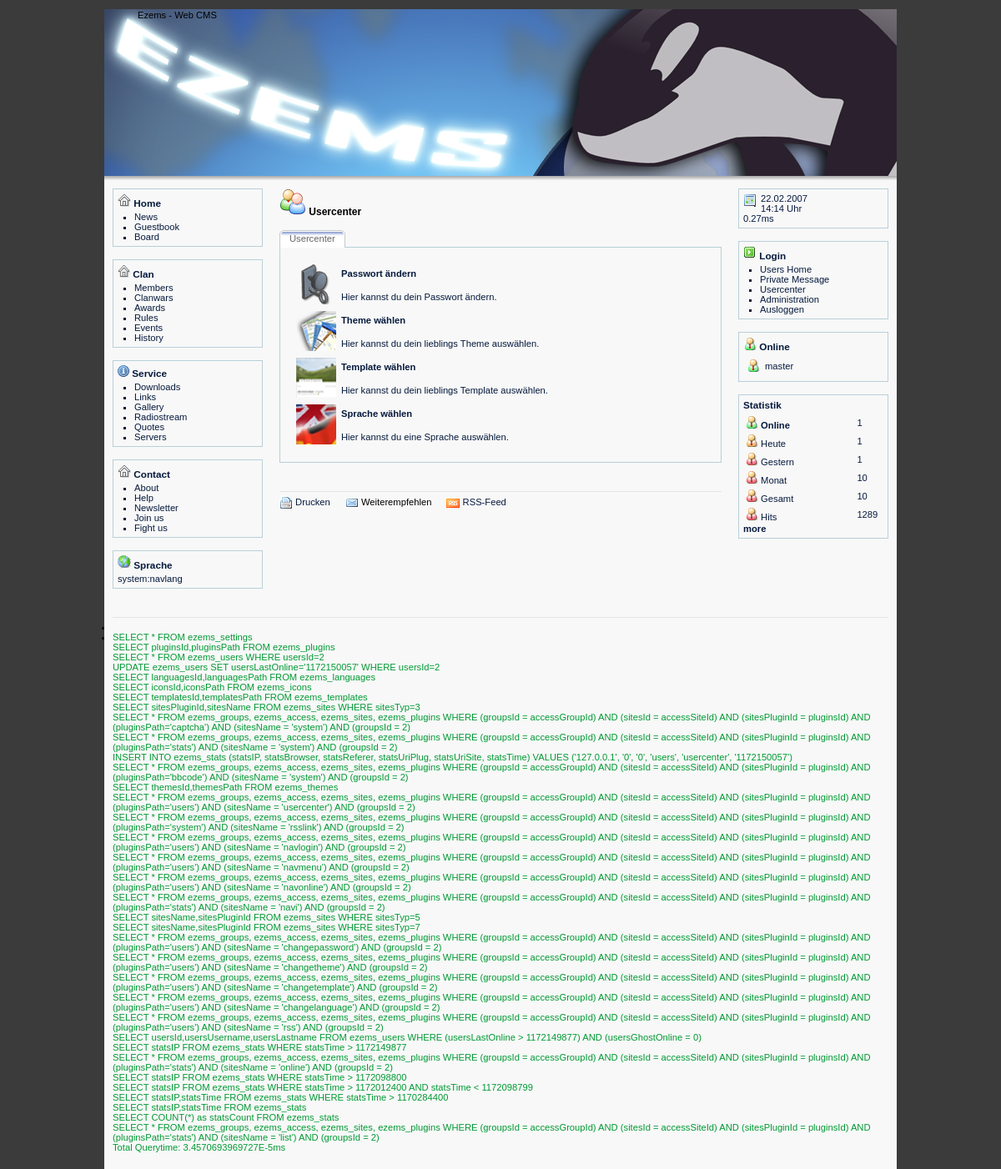
/index.php?view=users&site=usercenter (signed in), run on the app's committed database.
### tables this page shows
CREATE TABLE ezems_sites (
    sitesId int(7) NOT NULL auto_increment,
    sitesPluginId int(7),
    sitesName varchar(20),
    sitesTyp int(1),
  PRIMARY KEY (sitesId)
);

CREATE TABLE ezems_users (
    usersId int(7) NOT NULL auto_increment,
    usersUsername varchar(80),
    usersPassword varchar(80),
    usersThemeId int(7),
    usersTemplateId int(7),
    usersIconId int(7),
    usersLanguageId int(7),
    usersGroupId int(7),
    usersLastOnline int(11),
    usersGhostOnline int(1),
    usersFirstname varchar(80),
    usersLastname varchar(80),
    usersEmail varchar(80),
    usersTime int(11),
  PRIMARY KEY (usersId)
);

### system/subs/templates.php (called while the page is built, shortened)
<?php
 $ecFile = 'system/subs/templates.php';
$ecTemplatesData = dbSelect('templatesId,templatesPath',1,'templates');
while($templates = mysql_fetch_object($ecTemplatesData))
{
	$ecLocal['templatesList'][$templates->templatesId] = $templates->templatesPath;
}
$ecLocal['template'] = $ecLocal['templatesList'][$ecUser['templateId']];
function ecTemplate($plugin, $site, $part = 'default', $language = 0)
{
	global $ecSettings, $ecFile, $ecLocal, $ecUser;
	$language = empty($language) ? $site : $language;
	$ecLang = ecGetLang($plugin, $language);
	$templatePath = 'templates/' . $ecLocal['template'] . '/' . $plugin . '/' . $site . '.html';
	if (file_exists($templatePath))
	{
		$template = implode('',file($templatePath));
		$template = str_replace('{ecTableWidth}', $ecLocal['tableWidth'], $template);
		if ($part != 'default')
		{
			preg_match_all ("/\<\!\+" . $part . "\>(.*?)\<\!\-" . $part . "/Sis", $template , $tmpPart);
			if (isset($tmpPart[1][0]))
			{
				$template = $tmpPart[1][0];
			}
			else
			{
				$template = '';
				ecError($ecFile, 'Templateerror: Part "'.$part.'" not found');
			}
		}
		else
		{
			$template = preg_replace("/\{\!(.*?)\}/is", '', $template);
		}
		preg_match_all ("={(.)(.*?)}=si", $template , $tmpVars);
		$count = count($tmpVars[0]);
		$i = 0;
		while(!empty($count))
		{
			if ($tmpVars[1][$i] == '?')
			{
				if (isset($ecLang[$tmpVars[2][$i]]))
				{
					$template = str_replace($tmpVars[0][$i], $ecLang[$tmpVars[2][$i]], $template);
				}
				else
				{
					$template = str_replace($tmpVars[0][$i], 'not defined!', $template);
					ecError($ecFile,'Languagevar '.$tmpVars[0][$i].' isn`t defined');
				}
			}
			elseif ($tmpVars[1][$i] == '$')
			{
				if (isset($GLOBALS[$tmpVars[2][$i]]))
				{
					$template = str_replace($tmpVars[0][$i], $GLOBALS[$tmpVars[2][$i]], $template);
				}
				else
				{
					$template = str_replace($tmpVars[0][$i], '', $template);
				}
			}
			$i++;
			$count--;
		}
		preg_match_all ("={icon:(.*?)}=si", $template , $tmpVarsIcons);
		$count = count($tmpVarsIcons[0]);
		$i = 0;
		while(!empty($count))
		{
			$iconsdata = preg_split('=:=si',$tmpVarsIcons[1][$i]);
			if (file_exists('icons/'.$ecLocal['icons'].'/'.$iconsdata[0]))
			{
				$icon = 'icons/'.$ecLocal['icons'].'/'.$iconsdata[0].'/'.$iconsdata[1].'.png';
				$icon = file_exists($icon) ? $icon : 'icons/'.$ecLocal['icons'].'/'.$iconsdata[0].'/default.png';
			}
			else
			{
				$icon = '';
				$message = 'Iconfolder not found: icons/'.$ecLocal['icons'].'/'.$iconsdata[0].'/';
				ecError($ecFile,$message);
			}
			$template = str_replace($tmpVarsIcons[0][$i], $icon, $template);
			$i++;
			$count--;
		}
		return $template;
	}
	else
	{
		$templatePath = 'templates/' . $ecLocal['template'] . '/' . $plugin . '/' . $site;
		$message = 'Template (' . $templatePath . '.html) nicht vorhanden';
		$message2 = 'Template (' . $site . '.html) nicht vorhanden';
		ecError($ecFile,$message);
		return $message2;
	}
}
?>

### system/subs/errorhandler.php (called while the page is built, shortened)
<?php
$ecLocal['errors'] = array();
?>

### config.php (called while the page is built, shortened)
<?php
	$ecLocal['errorLog'] = 0;
	$ecLocal['cryptKey'] = 'sEcu21re';
?>

### system/subs/languages.php (called while the page is built, shortened)
<?php
$ecLanguagesData = dbSelect('languagesId,languagesPath',1,'languages');
while($languages = mysql_fetch_object($ecLanguagesData))
{
	$ecLocal['languagesList'][$languages->languagesId] = $languages->languagesPath;
}
$ecLocal['language'] = $ecLocal['languagesList'][$ecUser['languageId']];
include('languages/'.$ecLocal['language'].'/global.php');
?>

### languages/german_de/global.php (called while the page is built, shortened)
<?php
$ecGobalLang['sunday'] = 'Sonntag';
$ecGobalLang['monday'] = 'Montag';
$ecGobalLang['tuesday'] = 'Dienstag';
$ecGobalLang['wednesday'] = 'Mittwoch';
$ecGobalLang['thursday'] = 'Donnerstag';
$ecGobalLang['friday'] = 'Freitag';
$ecGobalLang['saturday'] = 'Samstag';
$ecGobalLang['january'] = 'Januar';
$ecGobalLang['february'] = 'Februar';
$ecGobalLang['march'] = 'März';
$ecGobalLang['april'] = 'April';
$ecGobalLang['may'] = 'Mai';
$ecGobalLang['june'] = 'Juni';
$ecGobalLang['juli'] = 'Juli';
$ecGobalLang['august'] = 'August';
$ecGobalLang['september'] = 'September';
$ecGobalLang['october'] = 'Oktober';
$ecGobalLang['november'] = 'November';
$ecGobalLang['december'] = 'Dezember';
$ecGobalLang['charset']  = 'ISO-8859-15';
$ecGobalLang['datetyp']  = 'd.m.Y';
$ecGobalLang['timetyp']  = 'H:i';
$ecGobalLang['the'] = 'der';
$ecGobalLang['th'] = '.';
$ecGobalLang['oclock'] = 'Uhr';
$ecGobalLang['first'] = 'erste';
$ecGobalLang['back'] = 'vorherige';
$ecGobalLang['last'] = 'letzte';
$ecGobalLang['next'] = 'nächste';
$ecGobalLang['orderby'] = 'Geordnet nach';
$ecGobalLang['descending'] = 'Absteigend';
$ecGobalLang['ascending'] = 'Aufsteigend';
$ecGobalLang['referer1']	= 'Automatische Weiterleitung in';
$ecGobalLang['referer2']	= 'Sekunden <br /> Direkt:';
$ecGobalLang['next']		= 'weiter';
$ecGobalLang['test4']		= 'Test4';
?>

### system/subs/date.php (called while the page is built, shortened)
<?php
function ecDate($date, $typ = 1)
{
	global $tmpMonths, $tmpDays, $ecGobalLang, $ecLocal;
	if ($typ == 1)
	{
		$back = date($ecGobalLang['timetyp'], $date);
		$back .= ' ';
		$back .= $ecGobalLang['oclock'];
		return $back;
	}
	elseif ($typ == 2)
	{
		return date($ecGobalLang['datetyp'], $date);
	}
}
$ecLocal['date'] = ecDate($ecLocal['timestamp'], 2);
$ecLocal['time'] = ecDate($ecLocal['timestamp'], 1);
?>

### system/subs/icons.php (called while the page is built, shortened)
<?php
$ecIconsData = dbSelect('iconsId,iconsPath',1,'icons');
while($icons = mysql_fetch_object($ecIconsData))
{
	$ecLocal['iconsList'][$icons->iconsId] = $icons->iconsPath;
}
?>

### plugins/users/usercenter.php (the view, shortened to what this page needs)
<?php
echo ecTemplate('users', 'usercenter', 'siteHead');
echo ecTemplate('users', 'usercenter', 'usercenterHead');
$ecUsercenterData = dbSelect('sitesName,sitesPluginId',1,'sites', "sitesTyp=7");
while($usersites = mysql_fetch_object($ecUsercenterData))
{
	$sitePath = $usersites->sitesName;
	$pluginPath = $ecLocal['pluginsList'][$usersites->sitesPluginId];
	if (ecGetAccessLevel($pluginPath, $sitePath))
	{
		echo ecTemplate('users', 'usercenter', 'usercenterData');
	}
}
echo ecTemplate('users', 'usercenter', 'usercenterFoot');
?>

### plugins/users/navonline.php (shortened to what this page needs)
<?php
echo ecTemplate('users', 'navonline', 'onlineHead');
$onlineTime = $ecLocal['timestamp'] - 180;
$ecOnlineData = dbSelect('usersId,usersUsername,usersLastname',1,'users',"(usersLastOnline > $onlineTime) AND (usersGhostOnline = 0)");
while($users = mysql_fetch_object($ecOnlineData))
{
	echo ecTemplate('users', 'navonline', 'onlineData');
}
echo ecTemplate('users', 'navonline', 'onlineFoot');
?>

### templates/default/style.css (style rules this page uses)
div.head { margin-bottom: 15px; font-size: 12px; font-weight: bold; vertical-align: middle; width: 100%; }
table.table { width: 100%; }
div.clickTabBox ul.clickTabNav { margin: 0px; padding: 0px; list-style: none; background: url(images/tabs/tab-border.gif) bottom repeat-x; height: 21px; }
div.clickTabBox ul.clickTabNav li { display: block; float: left; text-align:center; margin-right: 1px; }
div.clickTabBox ul.clickTabNav li a { display: block; float: left; line-height: 21px; text-decoration: none; padding: 0px 12px; color: #666666; font-weight: normal; cursor: pointer; }
div.clickTabBox div.clickTab { clear: both; color: #061a3d; margin-bottom: 15px; }

### themes/water/style.css (style rules this page uses)
body { background: #3b3b3b; color: #000000; margin: 0; padding: 0; font: 70% Verdana, Arial, Tahoma, Helvetica, sans-serif; }
ul, li, h1, h2, p { margin: 0; padding: 0; }
h2 { font-size: 105%; margin-bottom: 4px; }
p { margin-bottom: 10px; line-height: 130%; }
a { text-decoration: none; color: #061a3d; }
img { border: 0; }
hr { background:#e5e5e5; color:#e5e5e5; border: #e5e5e5; height: 1px; }
td { padding: 2px; }
#main { width: 950px; margin: 0 auto; background: #f8f8f8; }
#logo { background: #000 url(images/logo.jpg) no-repeat; height: 200px; }
#line { background: url(images/line.jpg); height: 5px; font-size: 5px; }
#left { float: left; width: 200px; }
#middle { float: left; width: 550px; }
#right { float: left; width: 200px; }
#rightin, #middlein, #leftin { padding: 10px; }
#rightin div { background: #f8f8f8; color: #061a3d; border: 1px solid #b9cfd8; padding: 5px; margin-bottom: 15px; }
#rightin div ul { list-style: square; }
#rightin div li { margin-left: 20px; }
#leftin div { background: #f8f8f8; color: #061a3d; border: 1px solid #b9cfd8; padding: 5px; margin-bottom: 15px; }
#leftin div ul { list-style: square; }
#leftin div li { margin-left: 20px; }
#foot { clear: both; padding: 3px 10px 20px 10px; }
#sql { clear: both; padding: 3px 10px 20px 10px; }
#foot img { vertical-align: middle; }
#foot li { display: inline; padding-right: 15px; }
#middlein ul li { list-style: square }

### data on the page
ezems_sites: sitesPluginId "Passwort ändern Hier kannst du dein Passwort ändern."
ezems_sites: sitesPluginId "Theme wählen Hier kannst du dein lieblings Theme auswählen."
ezems_sites: sitesPluginId "Template wählen Hier kannst du dein lieblings Template auswählen."
ezems_sites: sitesPluginId "Sprache wählen Hier kannst du eine Sprache auswählen."

### other printed values
ecTemplate('users', 'usercenter', 'siteHead') "Usercenter Usercenter"
ecTemplate('system', 'rsslink', 'rssLink') "RSS-Feed"
ecTemplate('users', 'navmenu', 'links') "Users Home Private Message Usercenter"
ecTemplate('users', 'navmenu', 'admin') "Administration"
ecTemplate('users', 'navmenu', 'logout') "Ausloggen"
ecTemplate('stats', 'navi', 'statsOnlineLink') "Online 1"
ecTemplate('stats', 'navi', 'statsToday') "Heute 1"
ecTemplate('stats', 'navi', 'statsYesterday') "Gestern 1"
ecTemplate('stats', 'navi', 'statsMonth') "Monat 10"
ecTemplate('stats', 'navi', 'statsAll') "Gesamt 10"
ecTemplate('stats', 'navi', 'statsHits') "Hits 1289"
ecTemplate('stats', 'navi', 'statsMore') "more"
